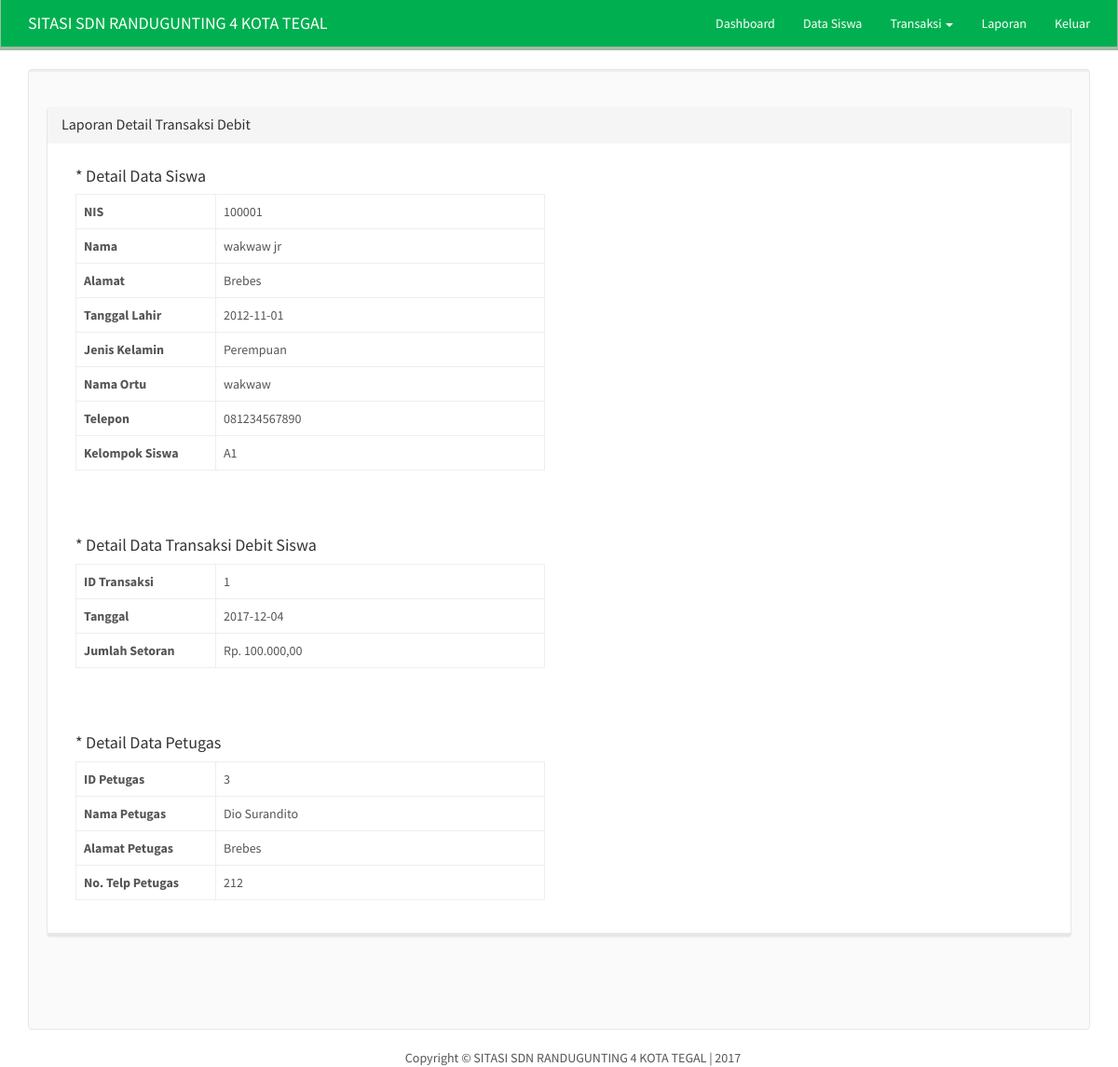
The app's page /transsetor-detail.php?idtrans=1 (signed in) with its own data.
### tables this page shows
CREATE TABLE `transaksi` (
  `id_trans` int(11) NOT NULL,
  `nis` varchar(10) NOT NULL,
  `tgl_trans` date NOT NULL,
  `debit` int(11) NOT NULL,
  `kredit` int(11) NOT NULL,
  `id_ptgs` varchar(10) NOT NULL
);

CREATE TABLE `siswa` (
  `id_sw` int(11) NOT NULL,
  `nis` varchar(8) NOT NULL,
  `nama` varchar(50) NOT NULL,
  `alamat` varchar(100) NOT NULL,
  `tgl_lahir` date NOT NULL,
  `jenis_kelamin` varchar(10) NOT NULL,
  `nama_ortu` varchar(50) NOT NULL,
  `telepon` varchar(13) NOT NULL,
  `kelompok` varchar(10) NOT NULL,
  `disabled` int(1) NOT NULL,
  `ditmbh_pd` datetime NOT NULL,
  `diupdt_pd` datetime NOT NULL,
  `dihps_pd` datetime NOT NULL
);

CREATE TABLE `petugas` (
  `id_ptgs` int(13) NOT NULL,
  `username` varchar(30) NOT NULL,
  `password` varchar(500) NOT NULL,
  `nama_ptgs` varchar(100) NOT NULL,
  `alamat_ptgs` varchar(150) NOT NULL,
  `telepon_ptgs` varchar(13) NOT NULL,
  `status` varchar(8) NOT NULL,
  `jns_kelamin_ptgs` varchar(9) NOT NULL,
  `enabled` int(1) NOT NULL,
  `ditmbh_pd` datetime NOT NULL,
  `diupdt_pd` datetime NOT NULL,
  `dihps_pd` datetime NOT NULL
);

### includes/trans.inc.php (called while the page is built, shortened)
<?php
class Transaksi{
	private $conn;
	private $table_name = "siswa";
	private $table_name2 = "transaksi";
	private $table_name3 = "petugas";
	public function __construct($db){
		$this->conn = $db;
	}
		function readOne(){
		$query = "SELECT ".$this->table_name.".*, ".$this->table_name2.".*, ".$this->table_name3.".* FROM ".$this->table_name2."
		inner join ".$this->table_name." on ".$this->table_name2.".nis = ".$this->table_name.".nis
		inner join ".$this->table_name3." on ".$this->table_name3.".id_ptgs = ".$this->table_name2.".id_ptgs
		WHERE ".$this->table_name2.".id_trans=? LIMIT 0,1";
		$stmt = $this->conn->prepare( $query );
		$stmt->bindParam(1, $this->idtrans);
		$stmt->execute();
		$row = $stmt->fetch(PDO::FETCH_ASSOC);
		$this->nissw = $row['nis'];
		$this->nmsw = $row['nama'];
		$this->almtsw = $row['alamat'];
		$this->tglsw = $row['tgl_lahir'];
		$this->jsw = $row['jenis_kelamin'];
		$this->nmotsw = $row['nama_ortu'];
		$this->telsw = $row['telepon'];
		$this->kelsw = $row['kelompok'];
		$this->idtrans = $row['id_trans'];
		$this->tgltrans = $row['tgl_trans'];
		$this->deb = $row['debit'];
		$this->idptgstrans = $row['id_ptgs'];
		$this->namaptgstrans = $row['nama_ptgs'];
		$this->alamatptgstrans = $row['alamat_ptgs'];
		$this->teleponptgstrans = $row['telepon_ptgs'];
	}
}
?>

### transsetor-detail.php (the view)
<?php
include_once 'header2.php';
$idtrans = isset($_GET['idtrans']) ? $_GET['idtrans'] : die('ERROR: missing ID.');
include_once 'includes/trans.inc.php';
$eks = new Transaksi($db);
$eks->idtrans = $idtrans;
$eks->readOne();
?>
<div class="well">
    <div class="row">
        <div class="col-md-6 text-left">
        </div>
    </div>
    <br/>
    <div class="panel panel-default">
            <div class="panel-heading">
              <h3 class="panel-title">Laporan Detail Transaksi Debit</h3>
            </div>
            <div class="panel-body">
               <div class="col-sm-6">
    <h4>* Detail Data Siswa</h4>
    <table class="table table-bordered">
        <tr>
            <th width="150px">NIS</th>
            <td><?php echo $eks->nissw; ?></td>
        </tr>
        <tr>
            <th width="150px">Nama</th>
            <td><?php echo $eks->nmsw; ?></td>
        </tr>
        <tr>
            <th width="150px">Alamat</th>
            <td><?php echo $eks->almtsw; ?></td>
        </tr>
        <tr>
            <th width="150px">Tanggal Lahir</th>
            <td><?php echo $eks->tglsw; ?></td>
        </tr>
        <tr>
            <th width="150px">Jenis Kelamin</th>
            <td><?php echo $eks->jsw; ?></td>
        </tr>
        <tr>
            <th width="150px">Nama Ortu</th>
            <td><?php echo $eks->nmotsw; ?></td>
        </tr>
        <tr>
            <th width="150px">Telepon</th>
            <td><?php echo $eks->telsw; ?></td>
        </tr>
        <tr>
            <th width="150px">Kelompok Siswa</th>
            <td><?php echo $eks->kelsw; ?></td>
        </tr>
    </table><br><br>
          <h4>* Detail Data Transaksi Debit Siswa</h4>
            <table class="table table-bordered">
            <tr>
              <th width="150px">ID Transaksi</th>
              <td><?php echo $eks->idtrans; ?></td>
            </tr>
            <tr>
                <th width="150px">Tanggal</th>
                <td><?php echo $eks->tgltrans;; ?></td>
            </tr>
            <tr>
                <th width="150px">Jumlah Setoran</th>
                <td><?php echo "Rp. " . number_format( $eks->deb , 2 , ',' , '.'); ?></td>
            </tr>
            </table><br><br>
          <h4>* Detail Data Petugas</h4>
            <table class="table table-bordered">
            <tr>
              <th width="150px">ID Petugas</th>
              <td><?php echo $eks->idptgstrans; ?></td>
            </tr>
            <tr>
                <th width="150px">Nama Petugas</th>
                <td><?php echo $eks->namaptgstrans; ?></td>
            </tr>
            <tr>
                <th width="150px">Alamat Petugas</th>
                <td><?php echo $eks->alamatptgstrans; ?></td>
            </tr>
            <tr>
                <th width="150px">No. Telp Petugas</th>
                <td><?php echo $eks->teleponptgstrans; ?></td>
            </tr>
            </table>
          </div>
          </div>
          </div>
          <div class="container"></div><br><br><br></div>
        <?php
include_once 'footer.php';
?>

### records on screen
transaksi: nis "100001", siswa.nama "wakwaw jr", siswa.alamat "Brebes", siswa.tgl_lahir "2012-11-01", siswa.jenis_kelamin "Perempuan", siswa.nama_ortu "wakwaw", siswa.telepon "081234567890", siswa.kelompok "A1", id_trans "1", tgl_trans "2017-12-04", debit "100.000,00", id_ptgs.id_ptgs "3", id_ptgs.nama_ptgs "Dio Surandito", id_ptgs.alamat_ptgs "Brebes", id_ptgs.telepon_ptgs "212"
